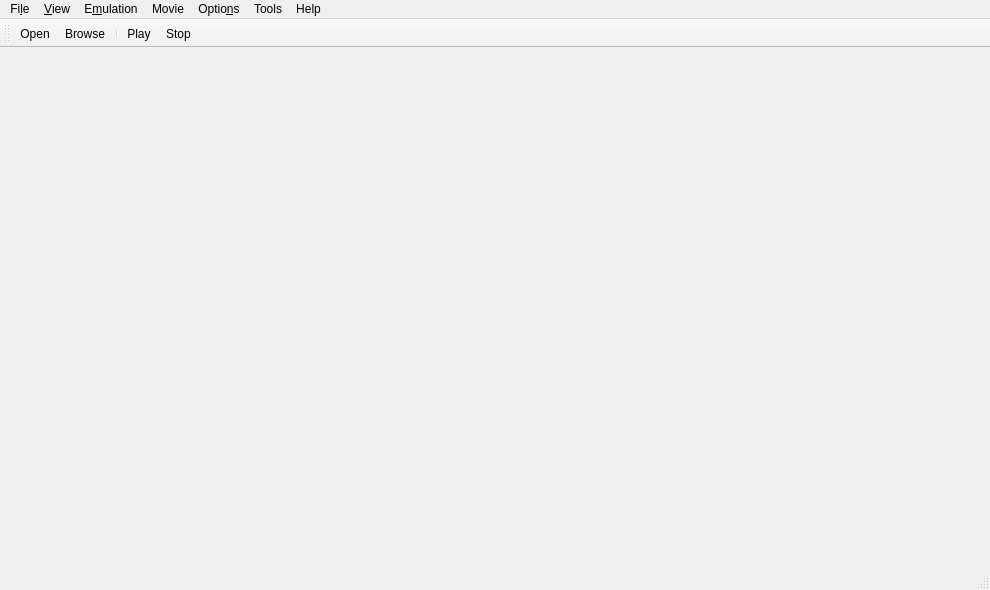
<?xml version="1.0" encoding="UTF-8"?>
<ui version="4.0">
 <class>DMainWindow</class>
 <widget class="QMainWindow" name="DMainWindow">
  <property name="geometry">
   <rect>
    <x>0</x>
    <y>0</y>
    <width>990</width>
    <height>590</height>
   </rect>
  </property>
  <property name="windowTitle">
   <string>Dolphin</string>
  </property>
  <property name="iconSize">
   <size>
    <width>32</width>
    <height>32</height>
   </size>
  </property>
  <property name="toolButtonStyle">
   <enum>Qt::ToolButtonTextUnderIcon</enum>
  </property>
  <property name="unifiedTitleAndToolBarOnMac">
   <bool>true</bool>
  </property>
  <widget class="QStackedWidget" name="centralWidget"/>
  <widget class="QMenuBar" name="menubar">
   <property name="geometry">
    <rect>
     <x>0</x>
     <y>0</y>
     <width>990</width>
     <height>19</height>
    </rect>
   </property>
   <widget class="QMenu" name="mnuFile">
    <property name="title">
     <string>Fi&amp;le</string>
    </property>
    <addaction name="actionOpen"/>
    <addaction name="separator"/>
    <addaction name="actionBrowse"/>
    <addaction name="separator"/>
    <addaction name="actionExit"/>
   </widget>
   <widget class="QMenu" name="mnuEmulation">
    <property name="title">
     <string>E&amp;mulation</string>
    </property>
    <addaction name="actionPlay"/>
    <addaction name="actionStop"/>
    <addaction name="actionReset"/>
   </widget>
   <widget class="QMenu" name="mnuOptions">
    <property name="title">
     <string>Optio&amp;ns</string>
    </property>
   </widget>
   <widget class="QMenu" name="mnuTools">
    <property name="title">
     <string>Tools</string>
    </property>
   </widget>
   <widget class="QMenu" name="mnuView">
    <property name="title">
     <string>&amp;View</string>
    </property>
    <widget class="QMenu" name="mnuListStyle">
     <property name="title">
      <string>&amp;List style</string>
     </property>
     <addaction name="actionListView"/>
     <addaction name="actionTreeView"/>
     <addaction name="actionGridView"/>
     <addaction name="actionIconView"/>
    </widget>
    <addaction name="mnuListStyle"/>
   </widget>
   <widget class="QMenu" name="mnuHelp">
    <property name="title">
     <string>Help</string>
    </property>
    <addaction name="actionWebsite"/>
    <addaction name="actionOnlineDocs"/>
    <addaction name="actionGitHub"/>
    <addaction name="separator"/>
    <addaction name="actionSystemInfo"/>
    <addaction name="actionAbout"/>
    <addaction name="actionAboutQt"/>
   </widget>
   <widget class="QMenu" name="mnuMovie">
    <property name="title">
     <string>Movie</string>
    </property>
   </widget>
   <addaction name="mnuFile"/>
   <addaction name="mnuView"/>
   <addaction name="mnuEmulation"/>
   <addaction name="mnuMovie"/>
   <addaction name="mnuOptions"/>
   <addaction name="mnuTools"/>
   <addaction name="mnuHelp"/>
  </widget>
  <widget class="QStatusBar" name="statusbar"/>
  <widget class="QToolBar" name="toolbar">
   <property name="windowTitle">
    <string>Toolbar</string>
   </property>
   <attribute name="toolBarArea">
    <enum>TopToolBarArea</enum>
   </attribute>
   <attribute name="toolBarBreak">
    <bool>false</bool>
   </attribute>
   <addaction name="actionOpen_tool"/>
   <addaction name="actionBrowse_tool"/>
   <addaction name="separator"/>
   <addaction name="actionPlay_tool"/>
   <addaction name="actionStop_tool"/>
  </widget>
  <action name="actionWebsite">
   <property name="text">
    <string>&amp;Website</string>
   </property>
  </action>
  <action name="actionOnlineDocs">
   <property name="text">
    <string>&amp;Online Documentation</string>
   </property>
  </action>
  <action name="actionGitHub">
   <property name="text">
    <string>&amp;GitHub Repository</string>
   </property>
  </action>
  <action name="actionAbout">
   <property name="text">
    <string>&amp;About</string>
   </property>
   <property name="menuRole">
    <enum>QAction::AboutRole</enum>
   </property>
  </action>
  <action name="actionOpen">
   <property name="text">
    <string>&amp;Open...</string>
   </property>
   <property name="toolTip">
    <string>Open file...</string>
   </property>
   <property name="shortcut">
    <string>Ctrl+O</string>
   </property>
  </action>
  <action name="actionSystemInfo">
   <property name="text">
    <string>&amp;System Information</string>
   </property>
  </action>
  <action name="actionPlay_tool">
   <property name="text">
    <string>Play</string>
   </property>
  </action>
  <action name="actionStop_tool">
   <property name="text">
    <string>Stop</string>
   </property>
  </action>
  <action name="actionAboutQt">
   <property name="text">
    <string>About &amp;Qt</string>
   </property>
   <property name="menuRole">
    <enum>QAction::AboutQtRole</enum>
   </property>
  </action>
  <action name="actionListView">
   <property name="checkable">
    <bool>true</bool>
   </property>
   <property name="text">
    <string>&amp;List view</string>
   </property>
  </action>
  <action name="actionTreeView">
   <property name="checkable">
    <bool>true</bool>
   </property>
   <property name="text">
    <string>&amp;Tree view</string>
   </property>
  </action>
  <action name="actionGridView">
   <property name="checkable">
    <bool>true</bool>
   </property>
   <property name="text">
    <string>&amp;Grid view</string>
   </property>
  </action>
  <action name="actionIconView">
   <property name="checkable">
    <bool>true</bool>
   </property>
   <property name="text">
    <string>&amp;Icon view</string>
   </property>
  </action>
  <action name="actionBrowse">
   <property name="text">
    <string>&amp;Browse for ISOs...</string>
   </property>
  </action>
  <action name="actionExit">
   <property name="text">
    <string>Exit</string>
   </property>
   <property name="shortcut">
    <string>Ctrl+Q</string>
   </property>
  </action>
  <action name="actionPlay">
   <property name="text">
    <string>&amp;Play</string>
   </property>
   <property name="shortcut">
    <string>F10</string>
   </property>
  </action>
  <action name="actionStop">
   <property name="text">
    <string>&amp;Stop</string>
   </property>
   <property name="shortcut">
    <string>Esc</string>
   </property>
  </action>
  <action name="actionReset">
   <property name="text">
    <string>&amp;Reset</string>
   </property>
  </action>
  <action name="actionOpen_tool">
   <property name="text">
    <string>Open</string>
   </property>
   <property name="toolTip">
    <string>Open file...</string>
   </property>
  </action>
  <action name="actionBrowse_tool">
   <property name="text">
    <string>Browse</string>
   </property>
   <property name="toolTip">
    <string>Browse for an ISO directory...</string>
   </property>
  </action>
 </widget>
 <resources/>
 <connections/>
</ui>
